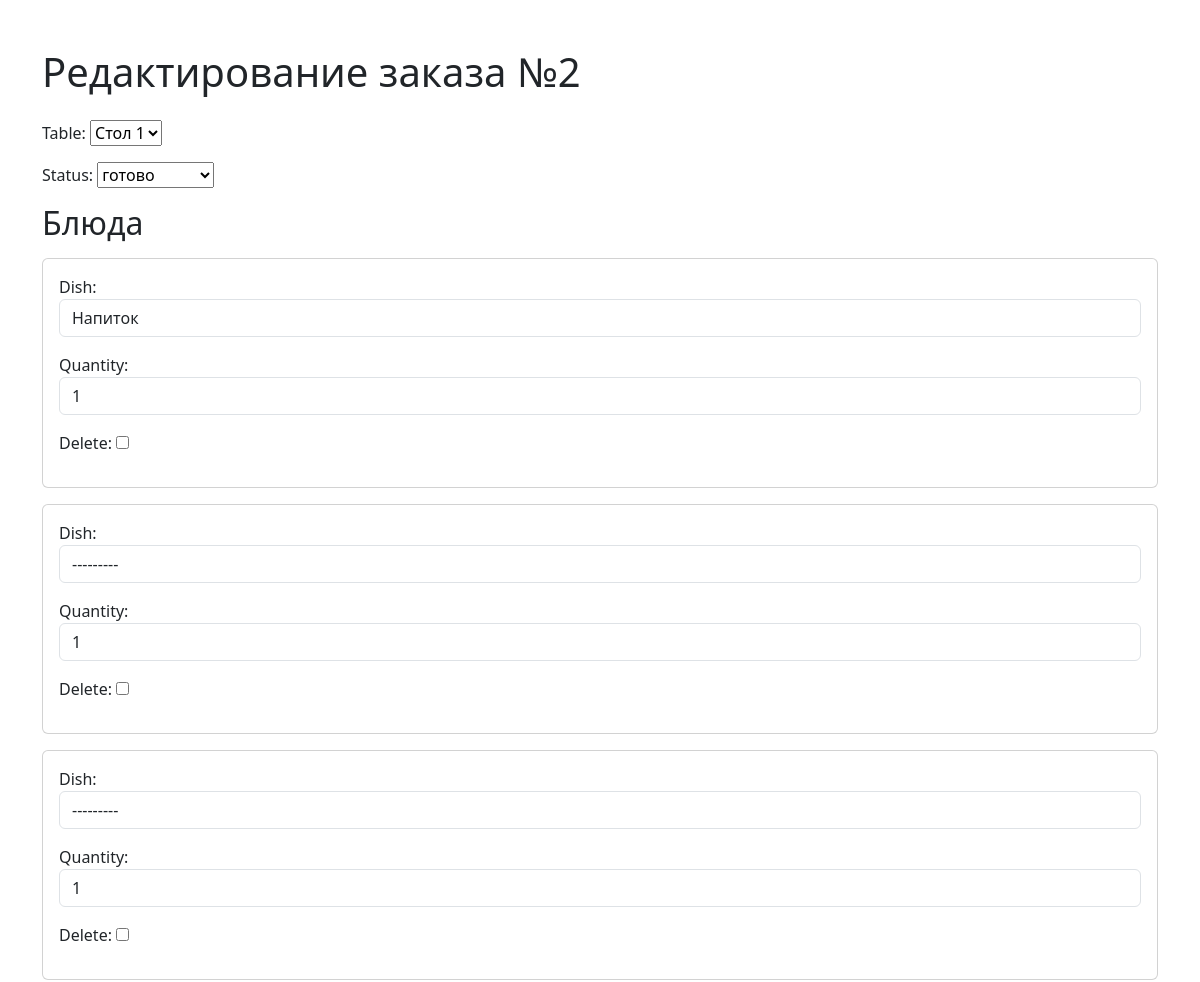
The app's page /update/3/ (upper part), older data.
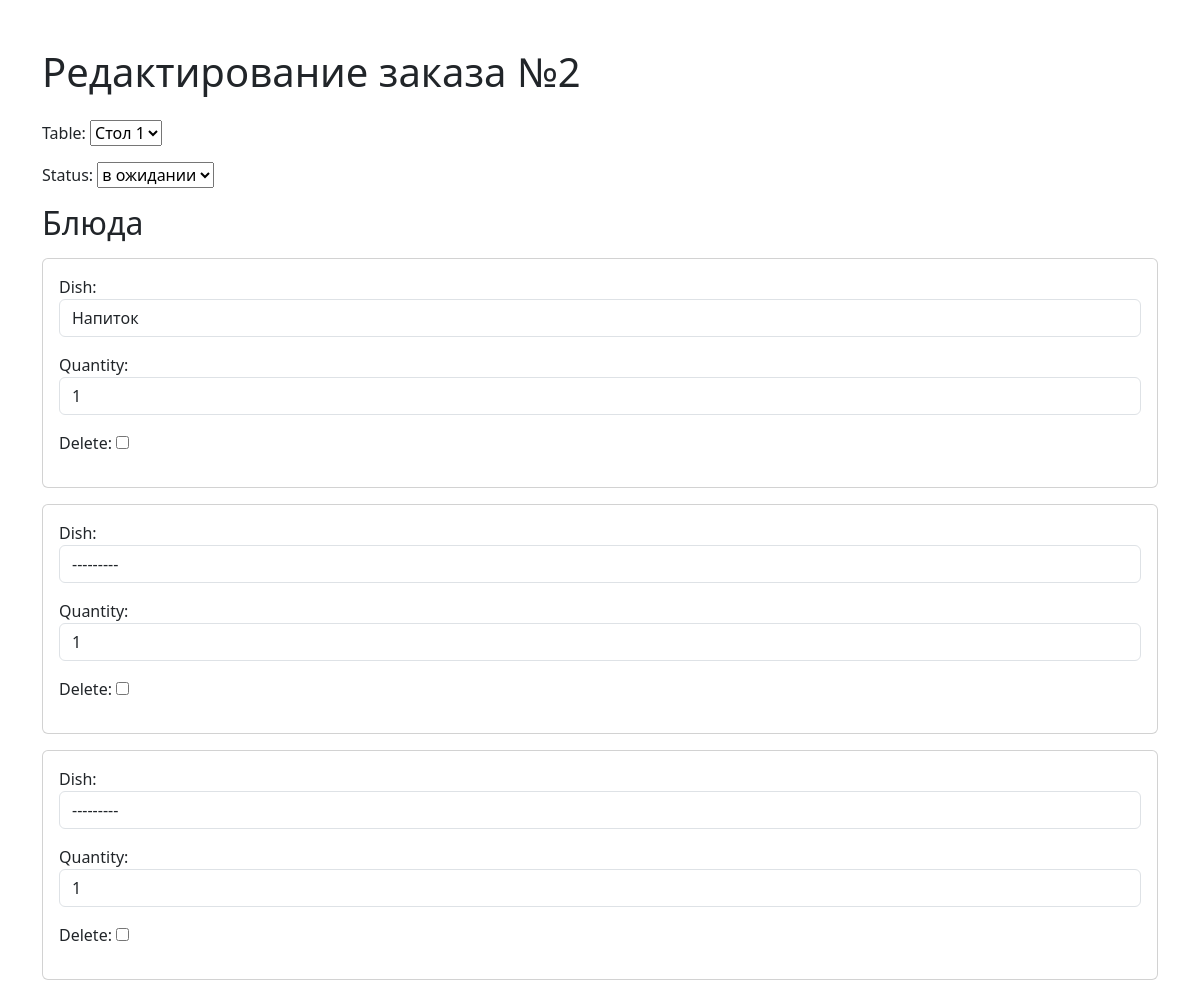
The same page, newer data.
### terminal/models.py (models this page shows, shortened)
class Order(models.Model):
    num = models.IntegerField(blank=True, null=True)
    table = models.ForeignKey(Table, on_delete=models.CASCADE)
    dishes = models.ManyToManyField('Dish', through='OrderDish')
    created_at = models.DateTimeField(auto_now_add=True)
    total_amount = models.DecimalField(max_digits=10, decimal_places=2, default=0)
    status = models.ForeignKey('OrderStatus', on_delete=models.SET_NULL, null=True, blank=True)

### terminal/views.py (the view, shortened to what this page needs)
# urls.py: path('update/<int:pk>/', OrderUpdateView.as_view(), name='update_order'),
class OrderUpdateView(UpdateView):
    model = Order
    form_class = OrderForm
    template_name = 'terminal/update_order.html'
    success_url = reverse_lazy('order_list')
    def get_context_data(self, **kwargs):
        context = super().get_context_data(**kwargs)
        context['tables'] = Table.objects.all()
        if self.request.POST:
            context['formset'] = OrderDishFormSet(self.request.POST, instance=self.object)
        else:
            context['formset'] = OrderDishFormSet(instance=self.object)
        return context

### terminal/forms.py
class OrderForm(forms.ModelForm):
    class Meta:
        model = Order
        fields = [ 'table', 'status']

### terminal/models.py (called while the page is built)
    def __str__(self):
        return self.name

    def __str__(self):
        return f"Стол {self.number}"

    def __str__(self):
        return self.name

### terminal/templates/terminal/update_order.html (shortened to what this page needs)
{% extends "terminal/base.html" %}
{% block body %}
<div class="container mt-5">
    <h1 class="mb-4">Редактирование заказа №{{ order.num }}</h1>
    <form method="post" class="needs-validation" novalidate>
        <div class="mb-3">
            {{ form.as_p }}
        </div>
        <h2 class="mb-3">Блюда</h2>
        {% for form in formset %}
            <div class="card mb-3">
                <div class="card-body">
                    {{ form.as_p }}
                </div>
            </div>
        {% endfor %}
    </form>
</div>
{% endblock %}

Row changes from the older to the newer data that the page shows:
changed Order "Стол 1": status "готово" → "в ожидании"
